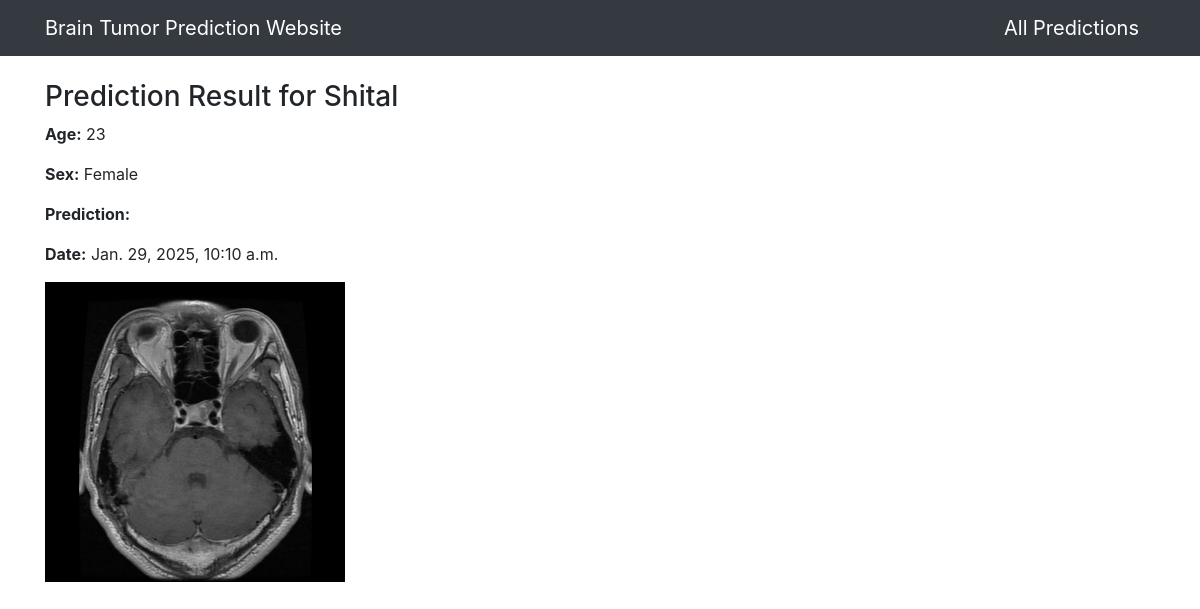
Screenshot of /result/2/ with the database file from the repository.
### Dashboard/models.py (models this page shows, shortened)
class Data(models.Model):
    name = models.CharField(max_length=100, null=True)
    age = models.PositiveIntegerField(null=True)
    sex = models.PositiveIntegerField(choices=GENDER, null=True)
    tumor_Img = models.ImageField(upload_to='tumor_images/')
    predictions = models.CharField(max_length=100, blank=True)
    date = models.DateTimeField(auto_now_add=True)
    class Meta:
        ordering = ['-date']

### Dashboard/views.py (the view)
# urls.py: path('result/<int:pk>/', views.result, name='dashboard-result'),
def result(request, pk):
    data_entry = get_object_or_404(Data, pk=pk)  # Fetch specific entry by primary key
    context = {
        'data_entry': data_entry
    }
    return render(request, 'dashboard/result.html', context)

### template/dashboard/result.html (shortened to what this page needs)
{% extends 'partial/base.html' %}
{% block content %}
<div class="container mt-4">
    <h3>Prediction Result for {{ data_entry.name }}</h3>
    <p><strong>Age:</strong> {{ data_entry.age }}</p>
    <p><strong>Sex:</strong> {{ data_entry.get_sex_display }}</p>
    <p><strong>Prediction:</strong> {{ data_entry.predictions }}</p>
    <p><strong>Date:</strong> {{ data_entry.date }}</p>
    <div>
        <img src="{{ data_entry.tumor_Img.url }}" alt="Tumor Image" style="width: 300px; height: auto;">
    </div>
</div>
{% endblock %}

### rows the page displays
Data: name "Shital", age "23", sex "Female", date "Jan. 29, 2025, 10:10 a.m.", tumor_Img (picture)
